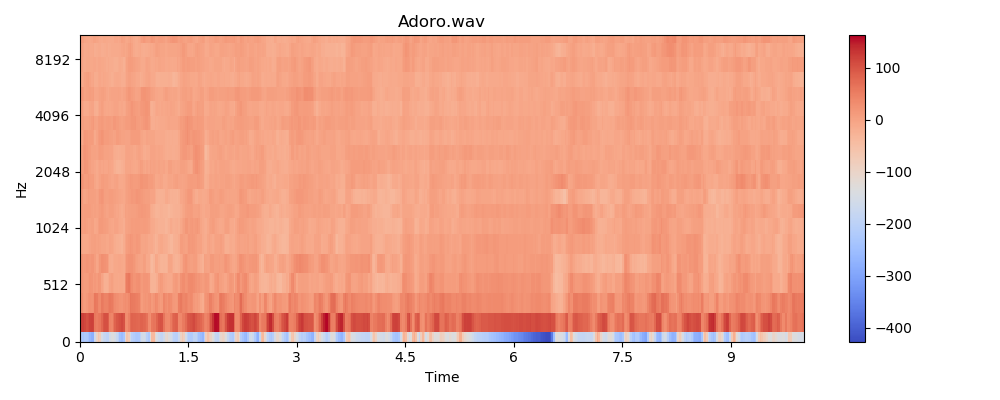
#> input picture model/GenreModel/SET/Cumbion/Adoro.wav.png, 1000 x 400 px, found by its file name; its folder holds only this picture in this run
$ python GenreSetup.py
#> lines starting #> are read from the running program, lines starting #| are printed output that depends on the picture
#!/usr/bin/env python
# coding: utf-8

import numpy as np
import matplotlib.pyplot as plt
import os
import cv2
from tqdm import tqdm

DATADIR = "C:/CNN/SpectogramImages"

CATEGORIES = ["Cumbion", "Rock"]

for category in CATEGORIES:  # do dogs and cats
    path = os.path.join(DATADIR,category)  # create path to dogs and cats
    for img in os.listdir(path):  # iterate over each image per dogs and cats
        img_array = cv2.imread(os.path.join(path,img) ,cv2.IMREAD_GRAYSCALE)  # convert to array
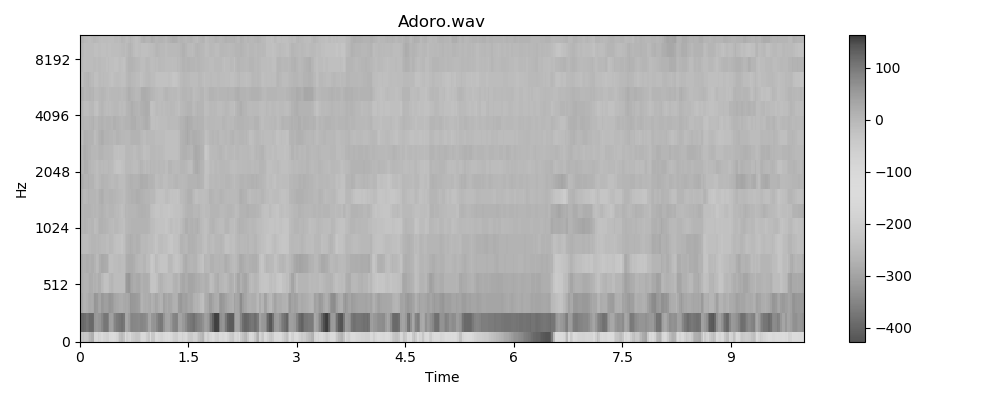
#> img_array: shape (400, 1000); min 0, max 255, mean 209.5
        plt.imshow(img_array, cmap='gray')  # graph it
        plt.show()  # display!

        break  # we just want one for now so break
    break  #...and one more!

print(img_array)
#> (printed output is left out)
print(img_array.shape)
#| (400, 1000)

IMG_SIZEa = 1000
IMG_SIZEb = 400
new_array = cv2.resize(img_array, (IMG_SIZEa, IMG_SIZEb))
plt.imshow(new_array, cmap='gray')
plt.show()

new_array = cv2.resize(img_array, (IMG_SIZEa, IMG_SIZEb))
plt.imshow(new_array, cmap='gray')
plt.show()

training_data = []

def create_training_data():
    for category in CATEGORIES:  # do dogs and cats

        path = os.path.join(DATADIR,category)  # create path to dogs and cats
        class_num = CATEGORIES.index(category)  # get the classification  (0 or a 1). 0=dog 1=cat

#> (the run stopped early here; a loop or call above may not have finished)
